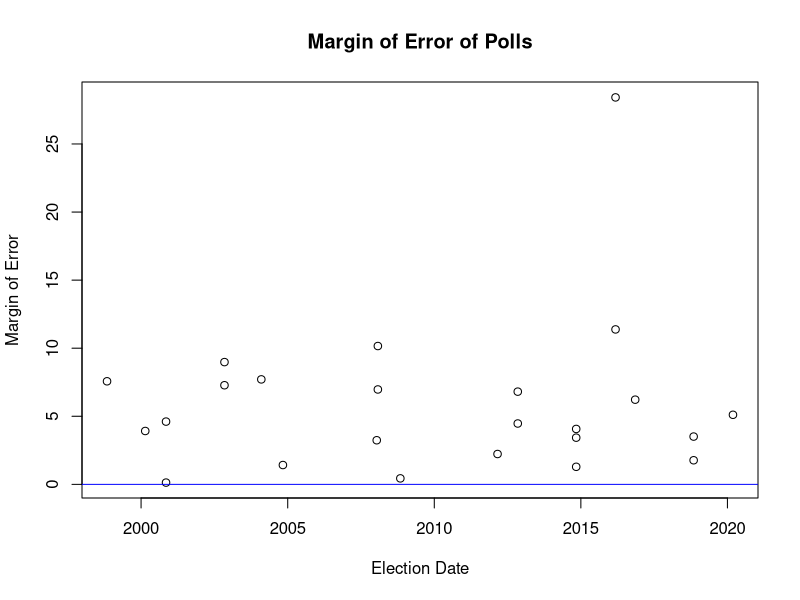
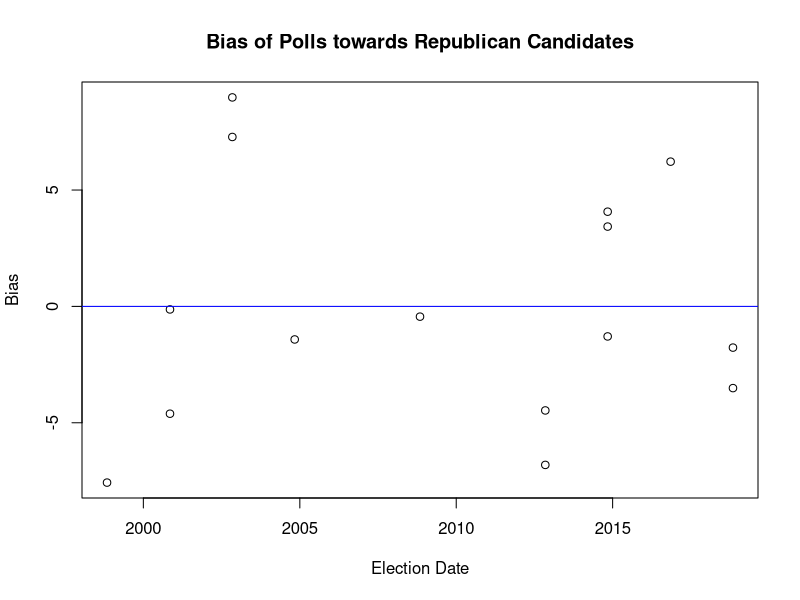
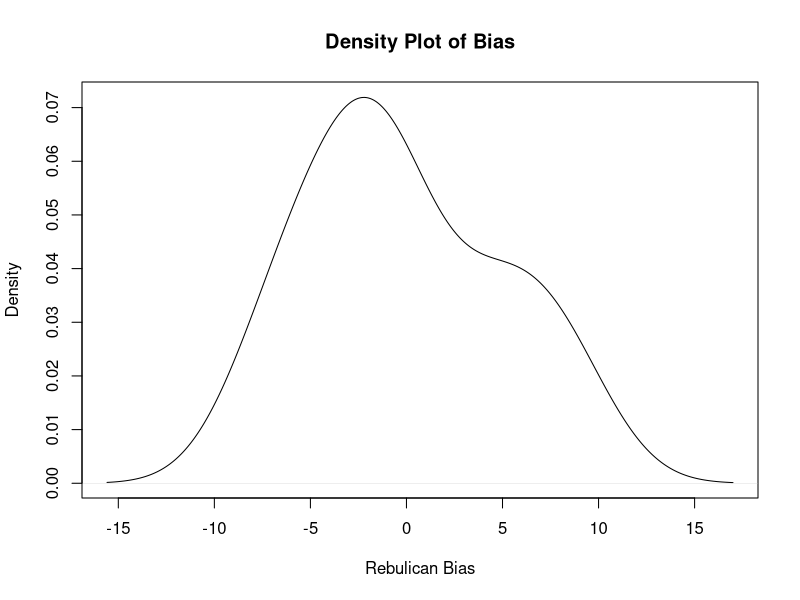
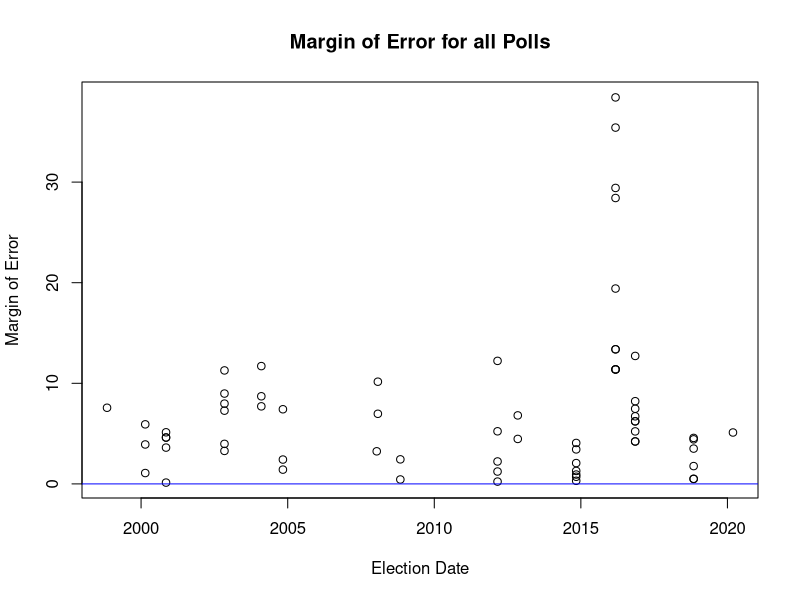
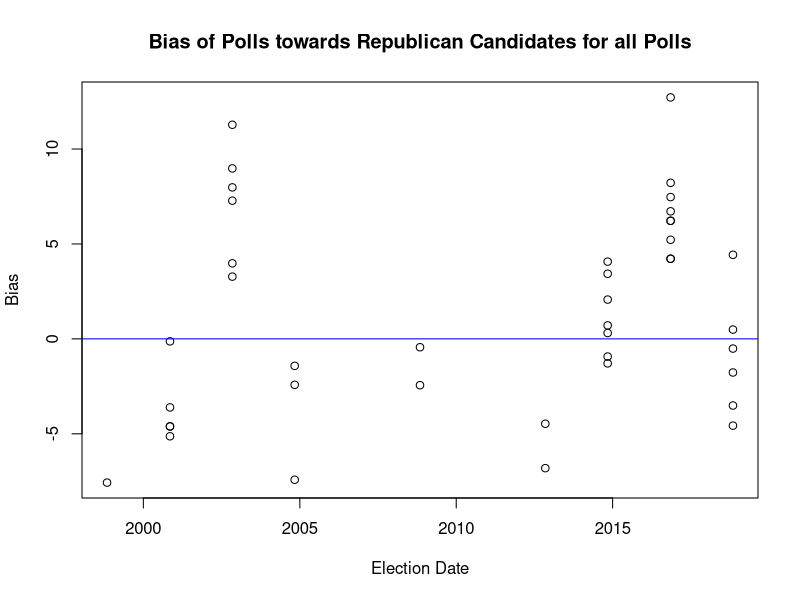
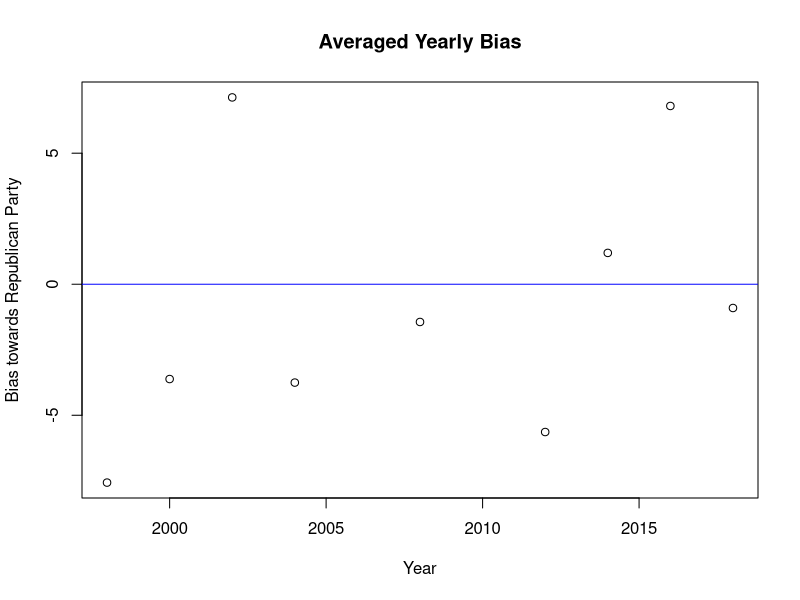

Here is the R script that generated these plots, in order:
## ---- chunk 1
knitr::opts_chunk$set(echo = FALSE)
knitr::opts_knit$set(root.dir = dirname(getwd()))
## ---- chunk 2
#load the data
#in this case from 538
mydata <- read.csv("Data/raw-polls_538.csv")
## ---- chunk 3
#Establish which pollster you wish to analyze:
pollsterOfChoice="Mitchell Research & Communications"
#Establish which years you wish to use data from (between 1998 and 2020):
earlyYear=1998
lateYear=2020
## ---- chunk 4
#Subset for constraints given above.
mydata=(subset(mydata,pollster==pollsterOfChoice))
mydata=(subset(mydata, mydata$year>=earlyYear))
mydata=(subset(mydata, mydata$year<=lateYear))

#use lubridate to change dates from character to date data type for functionality. 
mydata$electiondate = lubridate::mdy(mydata$electiondate)
mydata$polldate = lubridate::mdy(mydata$polldate)

## ---- chunk 5
#Use only the most recent poll for each election:
#Use setDT function from data.table package to get a subset from mydata with just the max. value of the date element for each race (grouped with the keyby function). Call this new subset of data onlyRecentData.
onlyRecentData=(data.table::setDT(mydata)[,.SD[which.max(polldate)],keyby=race_id])
#Create a table for onlyRecentData with knitr package.
knitr::kable(head(onlyRecentData))
## ---- chunk 6
#plot error in polling (absolute value of bias) as a dependent variable of the date of the election. 
plot(onlyRecentData$electiondate,onlyRecentData$error, main="Margin of Error of Polls", xlab="Election Date", ylab="Margin of Error")
#create a base 0 line - visualizes where a poll with no error would be.
abline(0,0,col="blue")  

#provide summary statistics for the error.
summary(onlyRecentData$error)
## ---- chunk 7
#To check for partisan bias, will subset data down to just the races where candidate 1 and candidate 2 are running on two different party tickets.
twoPartyTicket=subset(onlyRecentData,cand1_party!=cand2_party)
#defensive programming against NA values for bias (appears when one of the candidates is an independent) 
twoPartyTicket=subset(twoPartyTicket, !is.na(bias))
#plot bias towards republicans in polling as a dependent variable of the date of the election.
plot(twoPartyTicket$electiondate,twoPartyTicket$bias, main="Bias of Polls towards Republican Candidates", xlab="Election Date", ylab="Bias")
#create a base 0 line - visualizes where a poll with no bias would be. 
abline(0,0,col="blue")
#provide summary statistics for the bias.
summary(twoPartyTicket$bias)
## ---- chunk 8
#use density function of bias in the twoPartyTicket dataset to plot.
plot(density(twoPartyTicket$bias), main="Density Plot of Bias", xlab="Rebulican Bias")
## ---- chunk 9
#plot error in polling (absolute value of bias) as a dependent variable of the date of the election. 
plot(mydata$electiondate,mydata$error, main="Margin of Error for all Polls", xlab="Election Date", ylab="Margin of Error")
#create a base 0 line - visualizes where a poll with no error would be.
abline(0,0,col="blue")  

#provide summary statistics for the error.
summary(mydata$error)
## ---- chunk 10
#To check for partisan bias, will subset data down to just the races where candidate 1 and candidate 2 are running on two different party tickets.
alltwoPartyTicket=subset(mydata,cand1_party!=cand2_party)
#defensive programming against NA values for bias (appears when one of the candidates is an independent) 
alltwoPartyTicket=subset(alltwoPartyTicket, !is.na(bias))
#plot bias towards republicans in polling as a dependent variable of the date of the election.
plot(alltwoPartyTicket$electiondate,alltwoPartyTicket$bias, main="Bias of Polls towards Republican Candidates for all Polls", xlab="Election Date", ylab="Bias")
#create a base 0 line - visualizes where a poll with no bias would be. 
abline(0,0,col="blue")
#provide summary statistics for the bias.
summary(alltwoPartyTicket$bias)


#evaluate if including all polls or just the most recent ones did a better job.
evaluatePredictive=mean(onlyRecentData$rightcall)>mean(mydata$rightcall)
#evaluate the predictive difference.
predictiveDiff=mean(onlyRecentData$rightcall)-mean(mydata$rightcall)
## ---- chunk 11
#To explore whether the bias of a pollster depends on the year...
#create new data frame to easily see average bias each year
Year = alltwoPartyTicket$year
Bias = alltwoPartyTicket$bias
df <- data.frame(Year, Bias)

#aggregate the data to find the mean for each year
yearmeans=aggregate(.~Year, data=df, mean)
#display this table of mean biases for each year in r. 
knitr::kable(yearmeans)

#plot averaged yearly bias as a dependent variable of time in years
plot(yearmeans$Year, yearmeans$Bias, main="Averaged Yearly Bias", xlab="Year", ylab="Bias towards Republican Party")
#create a base 0 line - visualizes where a poll with no bias would be. 
abline(0,0,col="blue")
